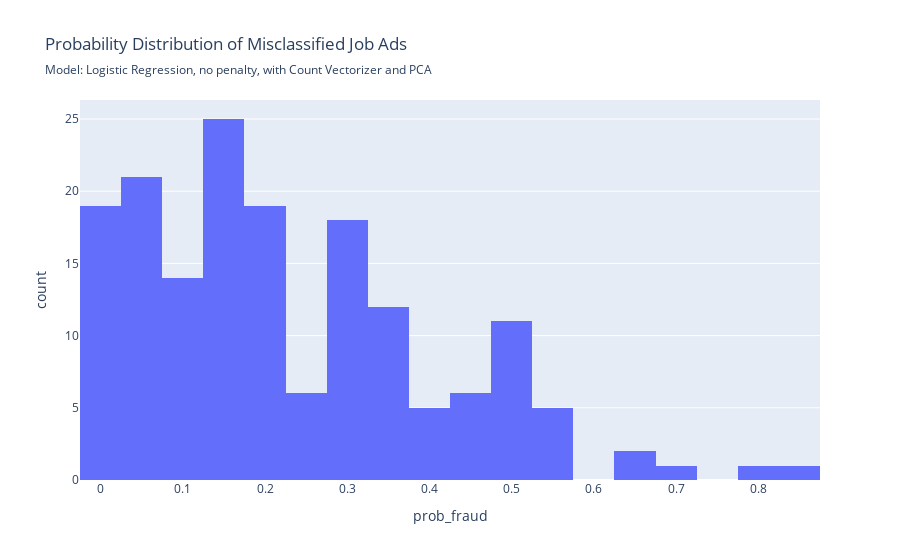

The notebook cell saved with this chart:
### Code cell
scores_log_cv_pca, res_log_cv_pca = evaluate_model(
    model_log_pca, X_test, y_test, 
    fig_subtitle= 'Logistic Regression, no penalty, with Count Vectorizer and PCA', 
    short_name='log_cv_pca', 
    save_figs=True,
    return_misclassified = False,
    return_all_results = True
)

### Figure 1 — Plotly figure (JSON) as saved in the notebook; plotly's stock layout.template omitted (floating-point values rounded to 4 significant figures; data arrays with more than 128 entries replaced by an {"elided": "..."} marker saying what was removed)
{"data": [{"bingroup": "x", "hovertemplate": "prob_fraud=%{x}<br>count=%{y}<extra></extra>", "legendgroup": "", "marker": {"color": "#636efa", "pattern": {"shape": ""}}, "name": "", "orientation": "v", "showlegend": false, "type": "histogram", "x": {"elided": "166 float values"}, "xaxis": "x", "yaxis": "y"}], "layout": {"barmode": "relative", "legend": {"tracegroupgap": 0}, "title": {"subtitle": {"text": "Model: Logistic Regression, no penalty, with Count Vectorizer and PCA"}, "text": "Probability Distribution of Misclassified Job Ads"}, "xaxis": {"anchor": "y", "domain": [0, 1], "title": {"text": "prob_fraud"}}, "yaxis": {"anchor": "x", "domain": [0, 1], "title": {"text": "count"}}}}
